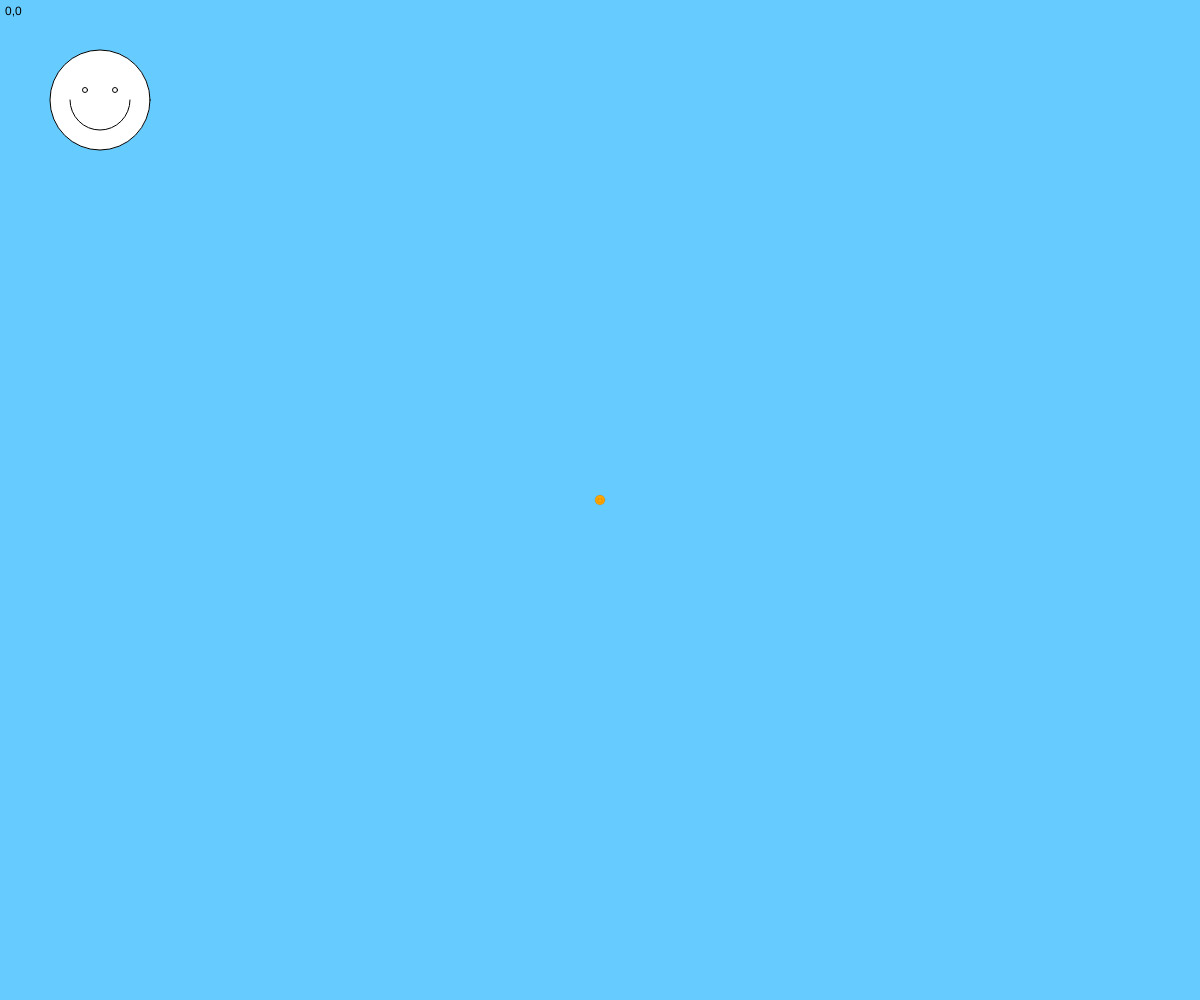
Frame 1 (no input)
Frame 60 (no input): identical to frame 1, image omitted
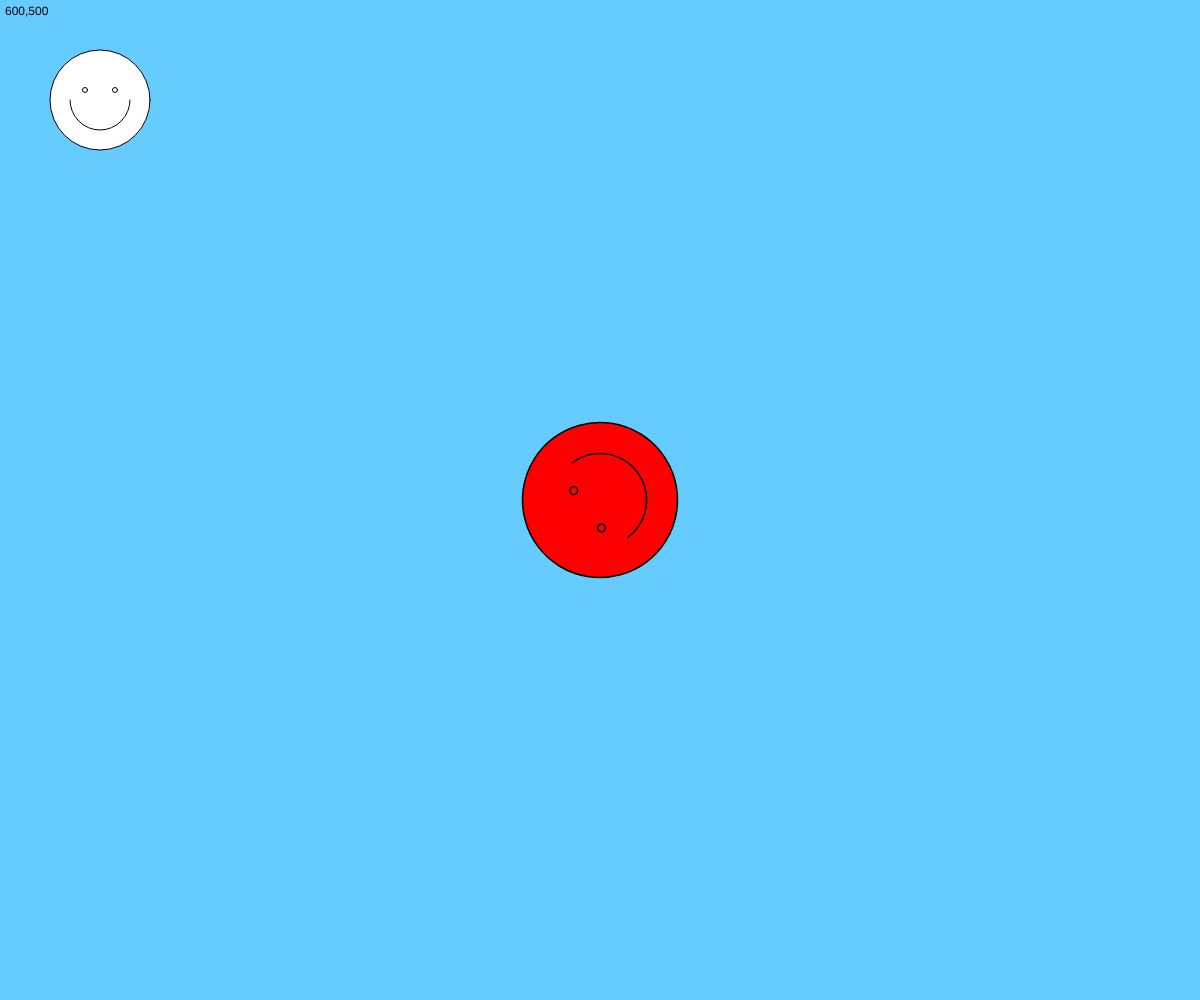
Frame 120 (the mouse pressed at the canvas centre since frame 60)

The p5.js sketch that drew these frames (run headless with seeded random() and noise() and a simulated clock; from frame 60 on, the mouse is pressed at the canvas centre):

// p5.js sketch
// ── sketch.js


function setup() {
  createCanvas(windowWidth, windowHeight);
  
}

function draw() {
  //all transformation is reset at the beginning of draw
  background("#66ccff");
  
  circle(100,100,100);
  circle(85,90,5);
  circle(115,90,5);
  arc(100,100,60,60,0,PI);


  //translate is a transformation function
  //it moves the coordinate matric according to a new set of coordinates, which become the "new" 0,0
  //
  //push and pop isolate a transformation
  //anything enclosed within push and pop only applies with in that enclosure
  push(); //indicates the beginning of the isolated segment
  

  if(mouseX > width/2 && mouseY > height/2) { //if the test inside the () is met...
    //run this code
    //"==" = "equals", "!=" = "not equal", ">=" and "<=" 
    //"&&" = AND (both conditions must be true)
    //"||" = OR
    fill("pink");  
  } 
  else if(mouseX<width/2 && mouseY<height/2) {
    fill("orange");
  } 
  else { //otherwise...
    //run this code
    fill("beige");
  }

  //mouseispressed is a system variable that switch from false to true when mouse is down
  if (mouseIsPressed == true) {
    //boolean: TRUE or FALSE only
    fill("red");
  }

  
  translate(width/2,height/2);
  

  let angle;
  angle = map(mouseX,0,width,0,360);
  //map is a function that scales number porpotionally
  //parameters: 
  //1: input variable to scale
  //2: low end of input range
  //3: high end of input range
  //4: low end of the output range
  rotate(angle); //it rotates according to the translate point


  let scaleFactor; //variable to hold scale amount
  scaleFactor = map(mouseY,0,height,0.1,3);
  //scale makes the coordinate system larger or smaller
  //it takes a "factor" as a parameter
  //if you apply two parameters, it scales differently on x and y axes
  scale(scaleFactor);


  circle(0,0,100);
  circle(-15,-10,5);
  circle(15,-10,5);
  arc(0,0,60,60,0,PI);


  pop();

  //text function test
  text(mouseX+","+mouseY,5,15);

}
